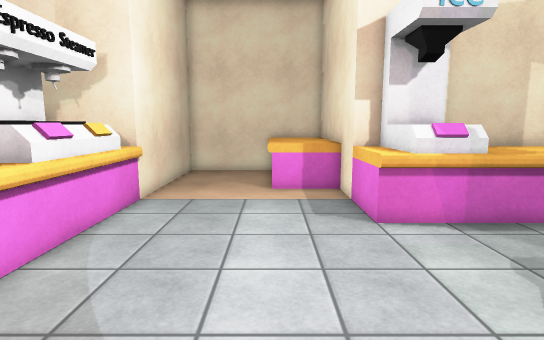
view 1 (above)

20 first-person views from a walk through a 3-D level made in the Unity game engine. The camera is 1.4 m above the floor, tilts 8° down and sees 80° across. The floor is counted in squares, 0.5 m on a side. Each view is taken from the middle of a square. On the plan, view 1 faces up. The plan holds only what a view shows up to about 20 squares ahead; the rest is blank. The place goes on beyond the plan. The player character is not drawn. Door leaves are left out, so doorways stand open. Surface patterns are stand-ins for the level's own textures.

view 2
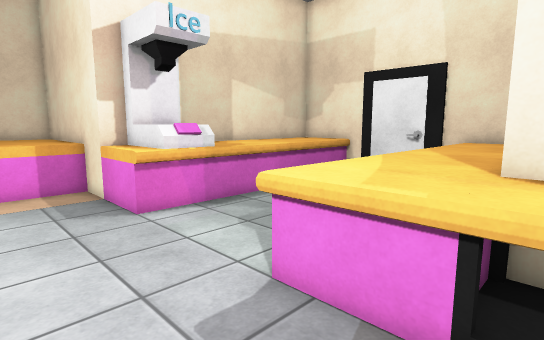

view 3
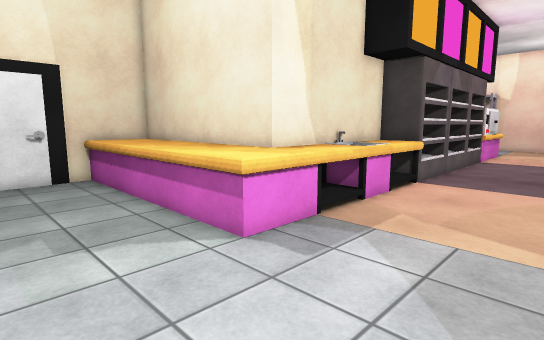

view 4
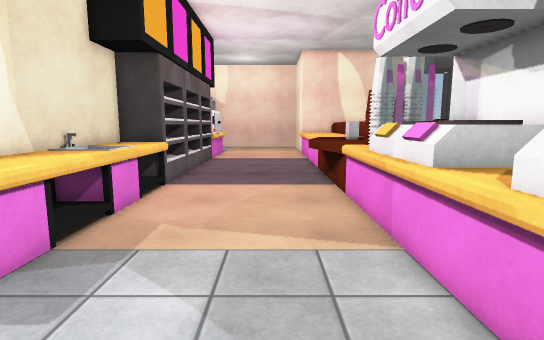

view 5
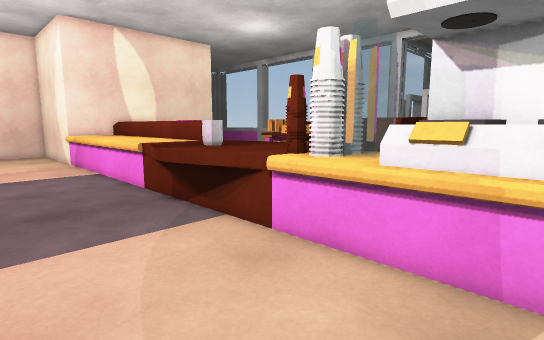

view 6
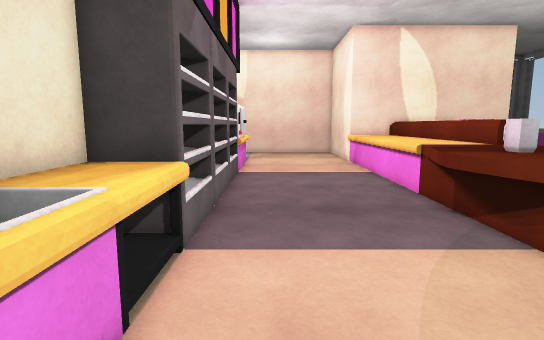

view 7
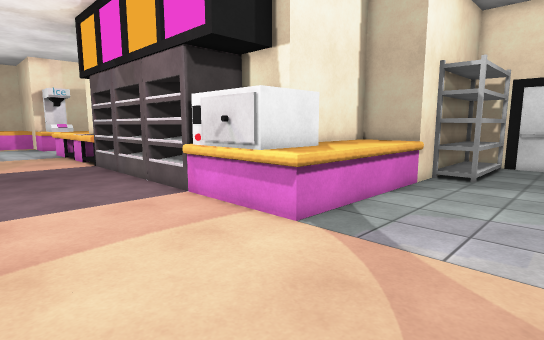

view 8
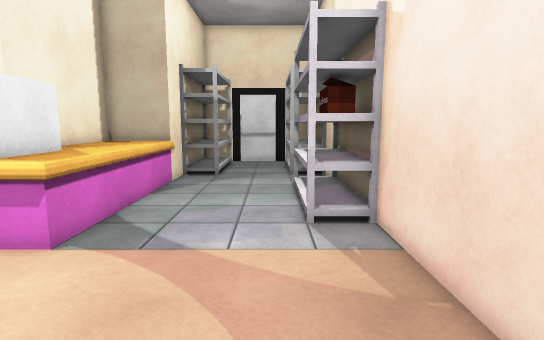

view 9
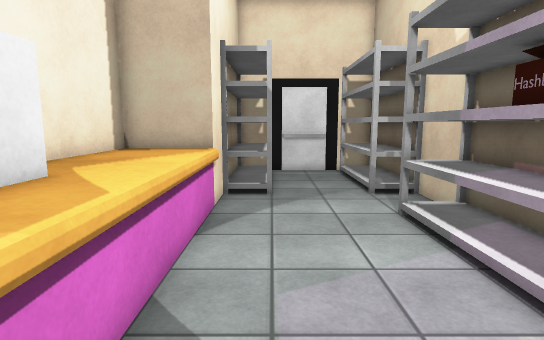

view 10
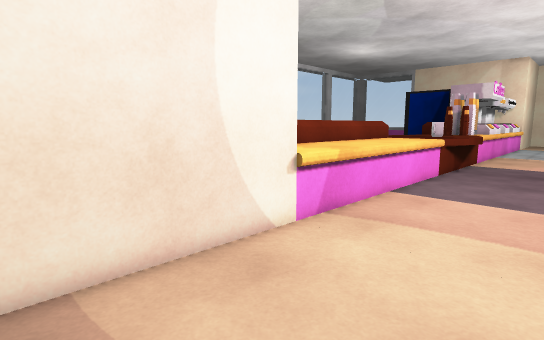

view 11
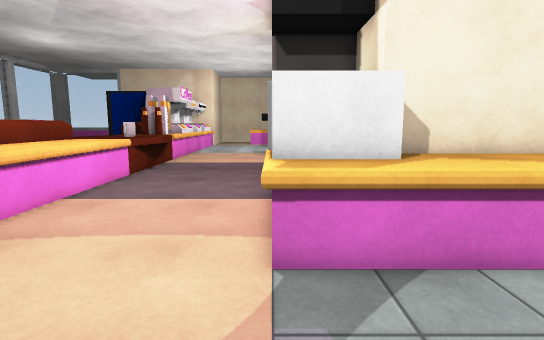

view 12
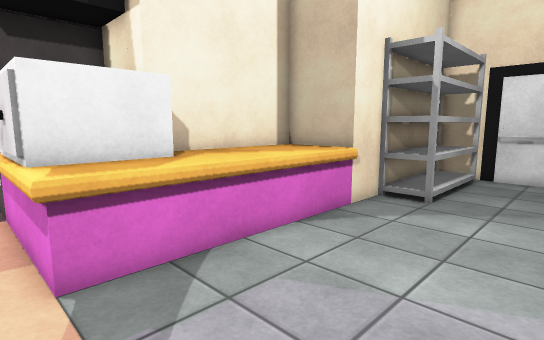

view 13
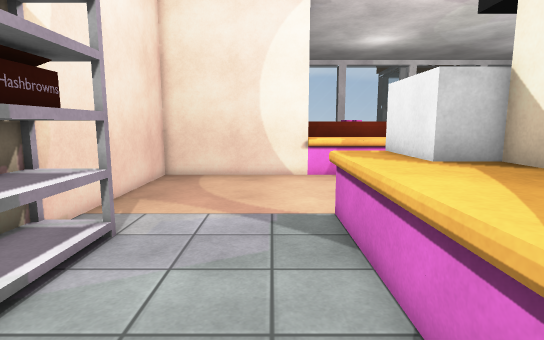

view 14
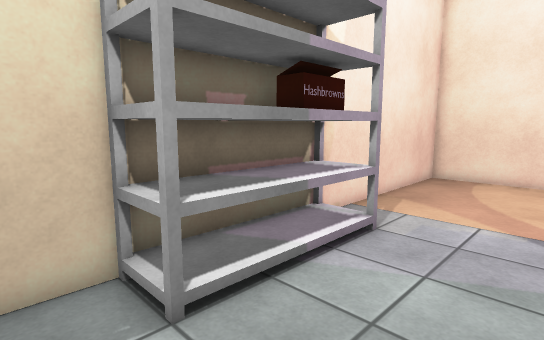

view 15
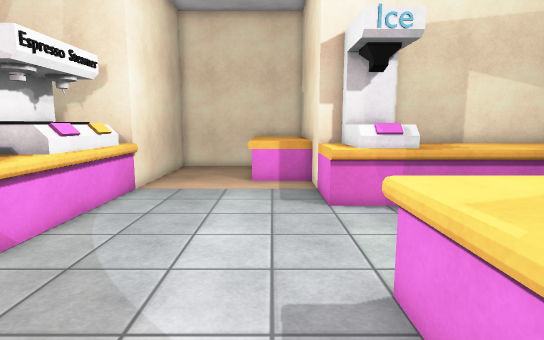

view 16
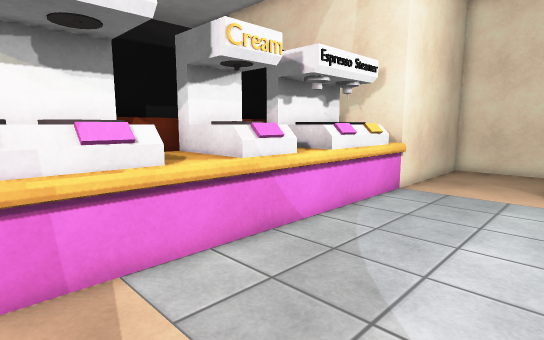

view 17
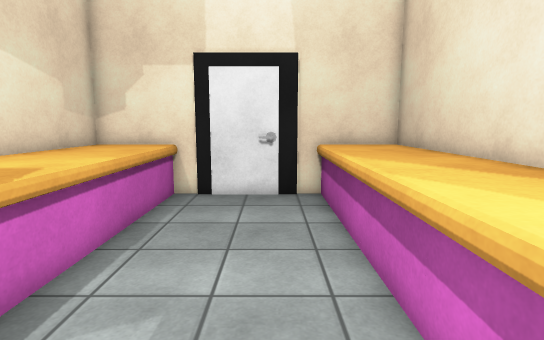

view 18
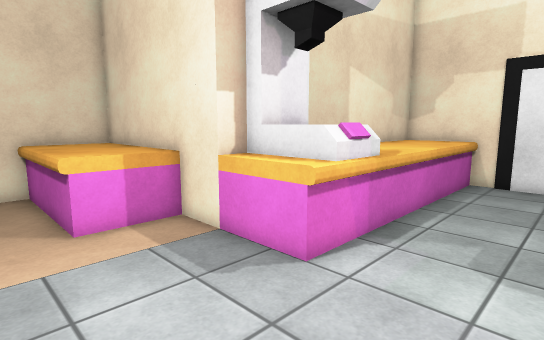

view 19
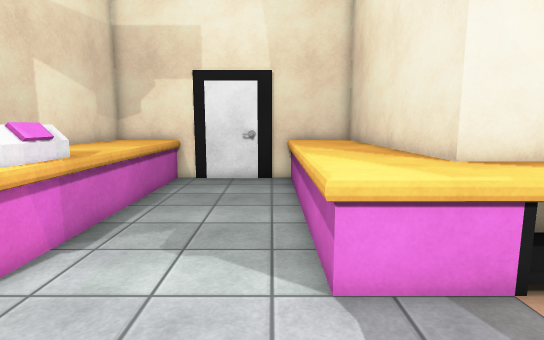

view 20
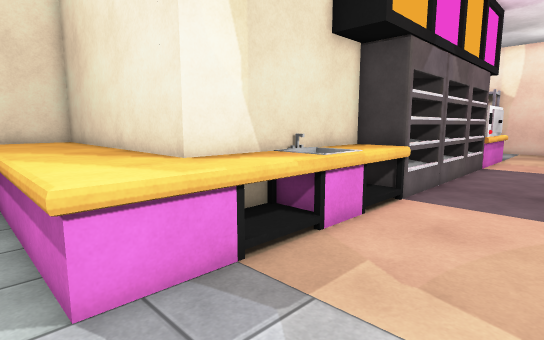

### Floor plan
Key: @ floor where view 1 was taken; # wall or solid block; . floor; C counter; M machine; S sink; R rack; U cup; E oven; H shelf; O other object.
Columns run from 7 left of view 1 to 21 right of it. Each row starts with its distance up from view 1.
 20   ######CC#
 19   #....CCC#
 18   #....CCC#
 17   #....CCC#
 16   #....CCC#
 15   #....CCC#
 14   #....CCC#
 13   #.......#
 12 CC#.......##C#CC#CC#CC#
 11   C.......CMMMCCCCCCCC#
 10 MMC.......CMMMCCCCCCCC#
  9 MMC.......CMMMCCCCCCCC#
  8 MMC...................#
  7 CCC...................#
  6   C...................#
  5   C...................#
  4 OOC...................#
  3 CCC.......CCCCCCCCCCCC#
  2 CCC.......CCCCCCCCCCCC#
  1  CC.......CCCCCCCCCCCC#
  0 OOC....@..CC###########
 -1 OOC.......OO#
 -2 OOC.......OO#
 -3  CC.......SS#
 -4 CCC.......S #
 -5 CCC.......SS#
 -6  CC.......OO#
 -7 OOO.......OO#
 -8 OOOO......RRR
 -9 OOOO......R
-10 UUOO......RR
-11 UUOO......RR
-12 OOOO......RR
-13 OOO.......RR
-14 CCC.......RR
-15 CCC.......RR
-16 CCC.......RRR
-17 CCC.......RR
-18 CCC.......RR
-19 CCC.......R
-20 CCC.......C
-21 CCC.......C  E
-22 CCC.......C  E
-23 CCC.......C  ECC#CC#
-24  CC.......C  CCCCCC#
-25  CC.......CCCCCCCCC#
-26   #.......CCCCCCCCC###HHHHH##
-27   #..................HHHHHHH#
-28   #..................HHHHHHH#
-29   #.........................#
-30   #.........................#
-31   #.........................#
-32   #.........HHHHHHH..HHHHHHH#
-33   #.........HHHHHHH..HHHHHHH#
-34   ###########################

Positions as (right, up) in squares from view 1, and headings:
1: (0, 0), facing up
2: (-1, -1), facing up-right
3: (-3, 8), facing down-right
4: (-2, 7), facing down
5: (1, 0), facing down-left
6: (1, -1), facing down
7: (-4, -32), facing up-right
8: (-4, -31), facing right
9: (1, -28), facing right
10: (1, -33), facing up-left
11: (3, -32), facing up
12: (2, -32), facing up-right
13: (13, -28), facing left
14: (13, -28), facing down-left
15: (1, -2), facing up
16: (1, -2), facing up-left
17: (2, 5), facing right
18: (-2, 5), facing up-right
19: (-2, 4), facing right
20: (-2, 4), facing down-right
